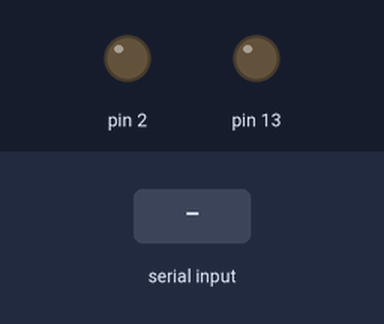
The sketch below on a simulated Arduino Uno, built with avr-gcc and run on an emulated ATmega328P. Parts: output pins drawn as LEDs (lit = HIGH). The inputs (shaded band) are chosen by the test bench.

Above: at 1.2 s.
1.3 s: "1" received over Serial
At 2.4 s:
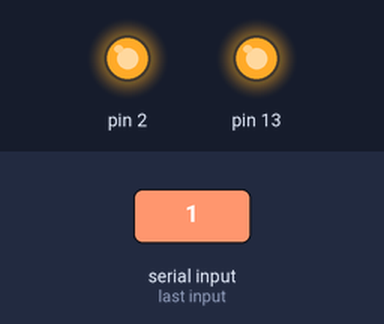
2.8 s: "0" received over Serial
At 3.6 s:
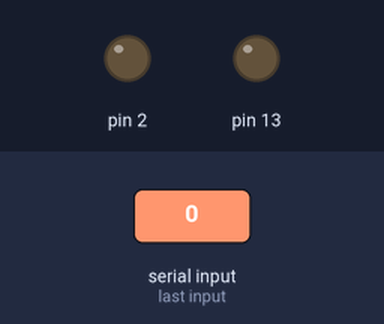
Timing chart, 0 to 5.8 s (numbered marks = the images above; inputs shaded):
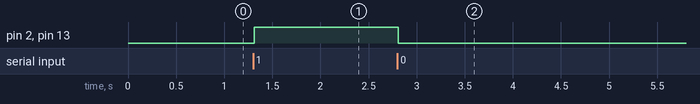

The sketch:

Electromagnet.ino
```cpp
void setup() {
  pinMode(2, OUTPUT);
  pinMode(13, OUTPUT);

  Serial.begin(9600);
  Serial.setTimeout(10);
}

void loop() {
  while (!Serial.available()){}
  String x = Serial.readString();
  if (x == "1"){
    digitalWrite(2, HIGH);
    digitalWrite(13, HIGH);
  }
  else if (x == "0"){
    digitalWrite(2, LOW);
    digitalWrite(13, LOW);
  }

//  digitalWrite(2, HIGH);
//  digitalWrite(3, HIGH);
//
//  delay(500);
//
//  digitalWrite(2, LOW);
//  digitalWrite(3, LOW);
//
//  delay(500);
}
```

Measured:
- after the input at 1.3 s, pin 2, pin 13: LOW → HIGH at once
- after the input at 2.8 s, pin 2, pin 13: HIGH → LOW at once
